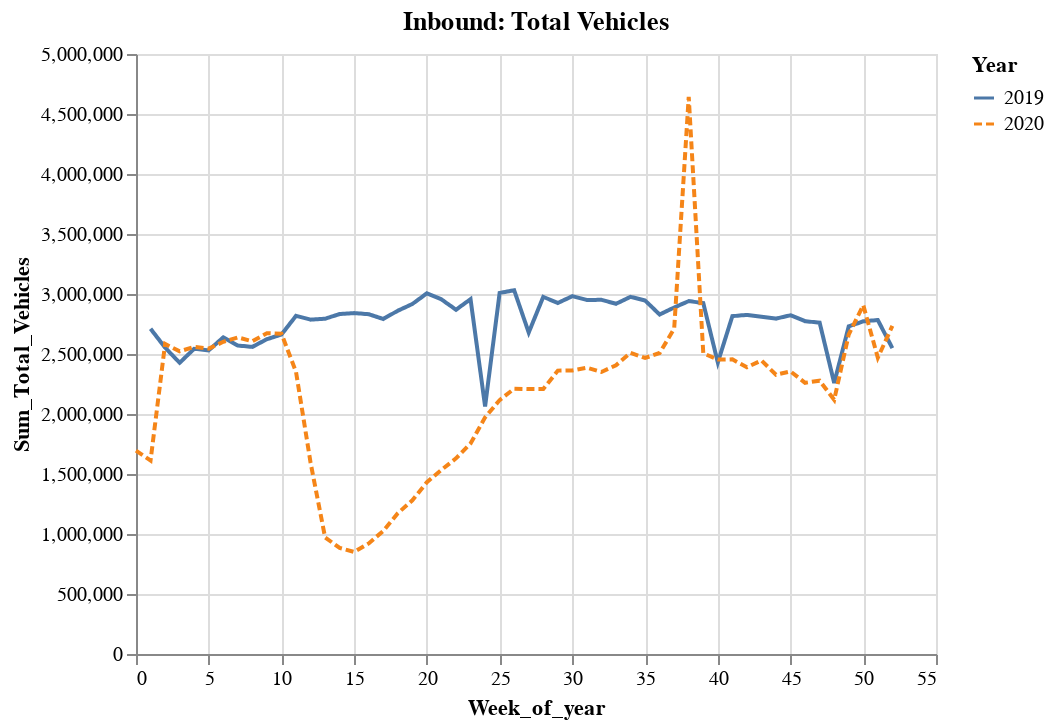

Notebook code cell kept with this figure:
### Code cell
ingoing_1920 = bridges.where(bridges["Direction"] == "I").where((bridges["year"] =='2020') | (bridges["year"] =='2019')).select('Sum_Total_Vehicles','Year','Week_of_year').toPandas()
outgoing_1920 = bridges.where(bridges["Direction"] == "O").where((bridges["year"] =='2020') | (bridges["year"] =='2019')).select('Sum_Total_Vehicles','Year','Week_of_year').toPandas()

alt.Chart(ingoing_1920).mark_line().encode(
    x='Week_of_year',
    y='Sum_Total_Vehicles',
    color='Year',
    strokeDash='Year',
).properties(title='Inbound: Total Vehicles')

### Figure 1 — Vega-Lite specification as saved in the notebook (floating-point values rounded to 4 significant figures)
{"config": {"view": {"continuousWidth": 400, "continuousHeight": 300}}, "data": {"name": "data-5f74e4c35a9fd1b93a7e237e901b659f"}, "mark": "line", "encoding": {"color": {"type": "nominal", "field": "Year"}, "strokeDash": {"type": "nominal", "field": "Year"}, "x": {"type": "quantitative", "field": "Week_of_year"}, "y": {"type": "quantitative", "field": "Sum_Total_Vehicles"}}, "title": "Inbound: Total Vehicles", "$schema": "https://vega.github.io/schema/vega-lite/v4.8.1.json", "datasets": {"data-5f74e4c35a9fd1b93a7e237e901b659f": [{"Sum_Total_Vehicles": 2710391, "Year": "2019", "Week_of_year": 1}, {"Sum_Total_Vehicles": 2553564, "Year": "2019", "Week_of_year": 2}, {"Sum_Total_Vehicles": 2426839, "Year": "2019", "Week_of_year": 3}, {"Sum_Total_Vehicles": 2543317, "Year": "2019", "Week_of_year": 4}, {"Sum_Total_Vehicles": 2530702, "Year": "2019", "Week_of_year": 5}, {"Sum_Total_Vehicles": 2638731, "Year": "2019", "Week_of_year": 6}, {"Sum_Total_Vehicles": 2570505, "Year": "2019", "Week_of_year": 7}, {"Sum_Total_Vehicles": 2559577, "Year": "2019", "Week_of_year": 8}, {"Sum_Total_Vehicles": 2623460, "Year": "2019", "Week_of_year": 9}, {"Sum_Total_Vehicles": 2661928, "Year": "2019", "Week_of_year": 10}, {"Sum_Total_Vehicles": 2817898, "Year": "2019", "Week_of_year": 11}, {"Sum_Total_Vehicles": 2786375, "Year": "2019", "Week_of_year": 12}, {"Sum_Total_Vehicles": 2793851, "Year": "2019", "Week_of_year": 13}, {"Sum_Total_Vehicles": 2833120, "Year": "2019", "Week_of_year": 14}, {"Sum_Total_Vehicles": 2840777, "Year": "2019", "Week_of_year": 15}, {"Sum_Total_Vehicles": 2831637, "Year": "2019", "Week_of_year": 16}, {"Sum_Total_Vehicles": 2791959, "Year": "2019", "Week_of_year": 17}, {"Sum_Total_Vehicles": 2860703, "Year": "2019", "Week_of_year": 18}, {"Sum_Total_Vehicles": 2916747, "Year": "2019", "Week_of_year": 19}, {"Sum_Total_Vehicles": 3005932, "Year": "2019", "Week_of_year": 20}, {"Sum_Total_Vehicles": 2955234, "Year": "2019", "Week_of_year": 21}, {"Sum_Total_Vehicles": 2868775, "Year": "2019", "Week_of_year": 22}, {"Sum_Total_Vehicles": 2957226, "Year": "2019", "Week_of_year": 23}, {"Sum_Total_Vehicles": 2062828, "Year": "2019", "Week_of_year": 24}, {"Sum_Total_Vehicles": 3008973, "Year": "2019", "Week_of_year": 25}, {"Sum_Total_Vehicles": 3031087, "Year": "2019", "Week_of_year": 26}, {"Sum_Total_Vehicles": 2678769, "Year": "2019", "Week_of_year": 27}, {"Sum_Total_Vehicles": 2976169, "Year": "2019", "Week_of_year": 28}, {"Sum_Total_Vehicles": 2925204, "Year": "2019", "Week_of_year": 29}, {"Sum_Total_Vehicles": 2982020, "Year": "2019", "Week_of_year": 30}, {"Sum_Total_Vehicles": 2950131, "Year": "2019", "Week_of_year": 31}, {"Sum_Total_Vehicles": 2951488, "Year": "2019", "Week_of_year": 32}, {"Sum_Total_Vehicles": 2918608, "Year": "2019", "Week_of_year": 33}, {"Sum_Total_Vehicles": 2976421, "Year": "2019", "Week_of_year": 34}, {"Sum_Total_Vehicles": 2945802, "Year": "2019", "Week_of_year": 35}, {"Sum_Total_Vehicles": 2829031, "Year": "2019", "Week_of_year": 36}, {"Sum_Total_Vehicles": 2887296, "Year": "2019", "Week_of_year": 37}, {"Sum_Total_Vehicles": 2940793, "Year": "2019", "Week_of_year": 38}, {"Sum_Total_Vehicles": 2924443, "Year": "2019", "Week_of_year": 39}, {"Sum_Total_Vehicles": 2429231, "Year": "2019", "Week_of_year": 40}, {"Sum_Total_Vehicles": 2815448, "Year": "2019", "Week_of_year": 41}, {"Sum_Total_Vehicles": 2825711, "Year": "2019", "Week_of_year": 42}, {"Sum_Total_Vehicles": 2810465, "Year": "2019", "Week_of_year": 43}, {"Sum_Total_Vehicles": 2794724, "Year": "2019", "Week_of_year": 44}, {"Sum_Total_Vehicles": 2822998, "Year": "2019", "Week_of_year": 45}, {"Sum_Total_Vehicles": 2773254, "Year": "2019", "Week_of_year": 46}, {"Sum_Total_Vehicles": 2761343, "Year": "2019", "Week_of_year": 47}, {"Sum_Total_Vehicles": 2258498, "Year": "2019", "Week_of_year": 48}, {"Sum_Total_Vehicles": 2730286, "Year": "2019", "Week_of_year": 49}, {"Sum_Total_Vehicles": 2772173, "Year": "2019", "Week_of_year": 50}, {"Sum_Total_Vehicles": 2782991, "Year": "2019", "Week_of_year": 51}, {"Sum_Total_Vehicles": 2548821, "Year": "2019", "Week_of_year": 52}, {"Sum_Total_Vehicles": 1694164, "Year": "2020", "Week_of_year": 0}, {"Sum_Total_Vehicles": 1612284, "Year": "2020", "Week_of_year": 1}, {"Sum_Total_Vehicles": 2583910, "Year": "2020", "Week_of_year": 2}, {"Sum_Total_Vehicles": 2521902, "Year": "2020", "Week_of_year": 3}, {"Sum_Total_Vehicles": 2559256, "Year": "2020", "Week_of_year": 4}, {"Sum_Total_Vehicles": 2544392, "Year": "2020", "Week_of_year": 5}, {"Sum_Total_Vehicles": 2601861, "Year": "2020", "Week_of_year": 6}, {"Sum_Total_Vehicles": 2638401, "Year": "2020", "Week_of_year": 7}, {"Sum_Total_Vehicles": 2606234, "Year": "2020", "Week_of_year": 8}, {"Sum_Total_Vehicles": 2673545, "Year": "2020", "Week_of_year": 9}, {"Sum_Total_Vehicles": 2668976, "Year": "2020", "Week_of_year": 10}, {"Sum_Total_Vehicles": 2351848, "Year": "2020", "Week_of_year": 11}, {"Sum_Total_Vehicles": 1595520, "Year": "2020", "Week_of_year": 12}, {"Sum_Total_Vehicles": 971661, "Year": "2020", "Week_of_year": 13}, {"Sum_Total_Vehicles": 884086, "Year": "2020", "Week_of_year": 14}, {"Sum_Total_Vehicles": 850463, "Year": "2020", "Week_of_year": 15}, {"Sum_Total_Vehicles": 921662, "Year": "2020", "Week_of_year": 16}, {"Sum_Total_Vehicles": 1025871, "Year": "2020", "Week_of_year": 17}, {"Sum_Total_Vehicles": 1172991, "Year": "2020", "Week_of_year": 18}, {"Sum_Total_Vehicles": 1280964, "Year": "2020", "Week_of_year": 19}, {"Sum_Total_Vehicles": 1431928, "Year": "2020", "Week_of_year": 20}, {"Sum_Total_Vehicles": 1534170, "Year": "2020", "Week_of_year": 21}, {"Sum_Total_Vehicles": 1630123, "Year": "2020", "Week_of_year": 22}, {"Sum_Total_Vehicles": 1754439, "Year": "2020", "Week_of_year": 23}, {"Sum_Total_Vehicles": 1971841, "Year": "2020", "Week_of_year": 24}, {"Sum_Total_Vehicles": 2116022, "Year": "2020", "Week_of_year": 25}, {"Sum_Total_Vehicles": 2210559, "Year": "2020", "Week_of_year": 26}, {"Sum_Total_Vehicles": 2207738, "Year": "2020", "Week_of_year": 27}, {"Sum_Total_Vehicles": 2207923, "Year": "2020", "Week_of_year": 28}, {"Sum_Total_Vehicles": 2361482, "Year": "2020", "Week_of_year": 29}, {"Sum_Total_Vehicles": 2363472, "Year": "2020", "Week_of_year": 30}, {"Sum_Total_Vehicles": 2385220, "Year": "2020", "Week_of_year": 31}, {"Sum_Total_Vehicles": 2350477, "Year": "2020", "Week_of_year": 32}, {"Sum_Total_Vehicles": 2406519, "Year": "2020", "Week_of_year": 33}, {"Sum_Total_Vehicles": 2510007, "Year": "2020", "Week_of_year": 34}, {"Sum_Total_Vehicles": 2466681, "Year": "2020", "Week_of_year": 35}, {"Sum_Total_Vehicles": 2508347, "Year": "2020", "Week_of_year": 36}, {"Sum_Total_Vehicles": 2711419, "Year": "2020", "Week_of_year": 37}, {"Sum_Total_Vehicles": 4643548, "Year": "2020", "Week_of_year": 38}, {"Sum_Total_Vehicles": 2506194, "Year": "2020", "Week_of_year": 39}, {"Sum_Total_Vehicles": 2453542, "Year": "2020", "Week_of_year": 40}, {"Sum_Total_Vehicles": 2455345, "Year": "2020", "Week_of_year": 41}, {"Sum_Total_Vehicles": 2389186, "Year": "2020", "Week_of_year": 42}, {"Sum_Total_Vehicles": 2446193, "Year": "2020", "Week_of_year": 43}, {"Sum_Total_Vehicles": 2327124, "Year": "2020", "Week_of_year": 44}, {"Sum_Total_Vehicles": 2355025, "Year": "2020", "Week_of_year": 45}, {"Sum_Total_Vehicles": 2259982, "Year": "2020", "Week_of_year": 46}, {"Sum_Total_Vehicles": 2277909, "Year": "2020", "Week_of_year": 47}, {"Sum_Total_Vehicles": 2118060, "Year": "2020", "Week_of_year": 48}, {"Sum_Total_Vehicles": 2662523, "Year": "2020", "Week_of_year": 49}, {"Sum_Total_Vehicles": 2906436, "Year": "2020", "Week_of_year": 50}, {"Sum_Total_Vehicles": 2469260, "Year": "2020", "Week_of_year": 51}, {"Sum_Total_Vehicles": 2734212, "Year": "2020", "Week_of_year": 52}]}}
